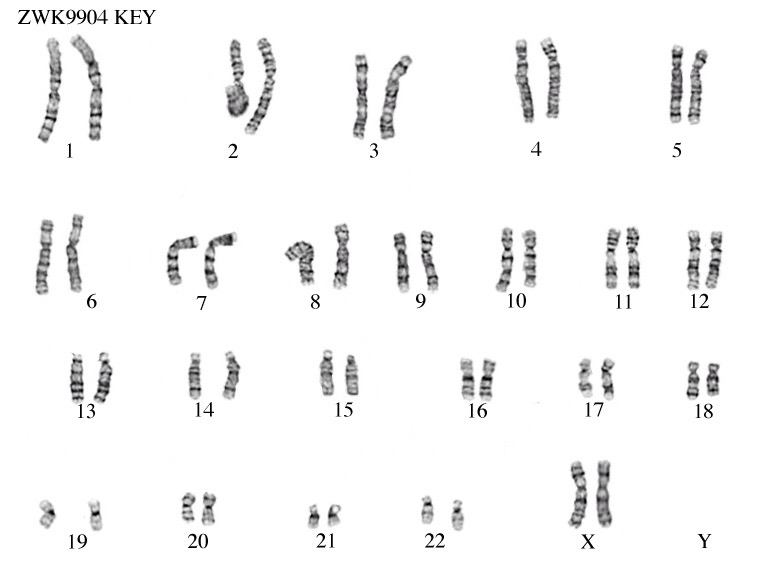
#> input picture images/original.JPG, 768 x 576 px, given in place of original.JPG.bmp, which was not available
$ python log_contrast.py ../images/original.JPG   (older library calls are emulated)
#> lines starting #> are read from the running program, lines starting #| are printed output that depends on the picture; pictures that were not available may be replaced by others from this repository, and a replacement may not be noted
#! /usr/bin/python3

import os, sys, math, string

import numpy as np,  scipy.ndimage

from scipy.misc import imshow
import scipy.fftpack as fftim
from scipy.misc.pilutil import Image

from PIL import Image, ImageOps
import cv2
###from skimage.feature import corner_harris, corner_subpix, corner_peaks


#########################################################################################

in_arg = sys.argv[1]
name = in_arg+'.bmp'
img = cv2.imread(name, cv2.IMREAD_GRAYSCALE)
#> img: shape (576, 768); min 0, max 255, mean 246.1


b = cv2.equalizeHist(img)
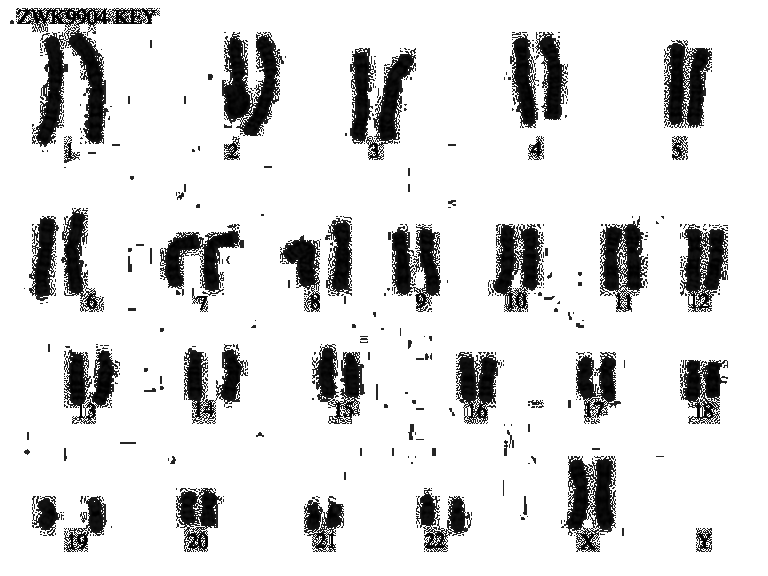
#> b: shape (576, 768); min 0, max 255, mean 220.9
b2 = scipy.misc.toimage(b)
b2.save('hist_'+str(in_arg)+'.png')


log1 = img.astype(float)
log2 = np.max(log1)
#> log2 = 255
log3 = (255.0*np.log(1+log1))/np.log(1+log2)
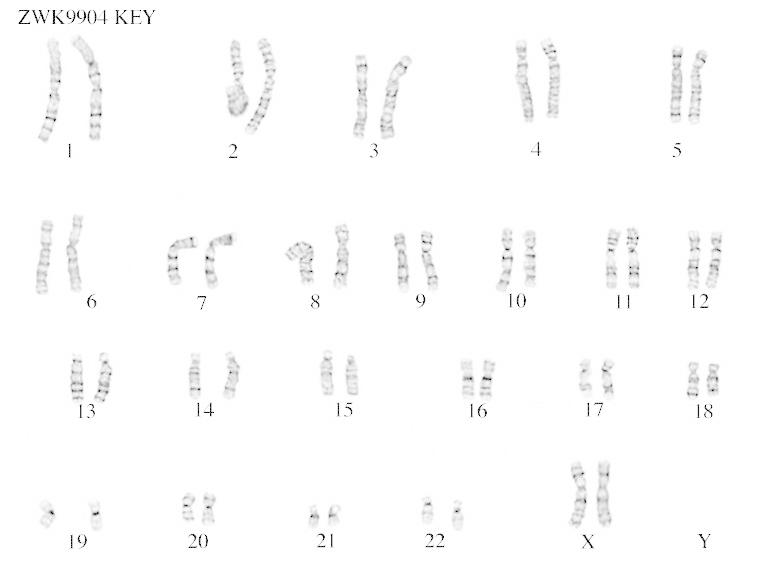
#> log3: shape (576, 768) float64; min 0, max 255, mean 252.3
log4 = log3.astype(int)
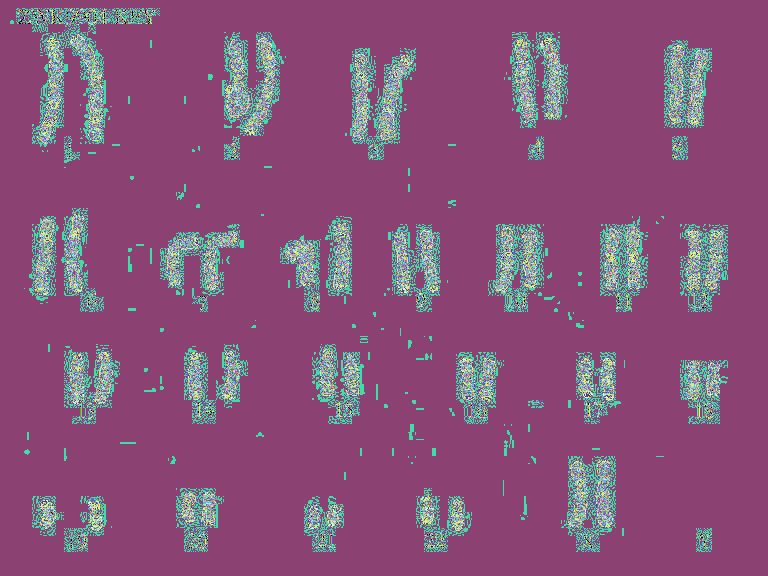
#> log4: shape (576, 768) int64; 125 distinct labels, from 0 to 255; one colour per label, 0 black
log5 = scipy.misc.toimage(log4)
log5.save('log_'+str(in_arg)+'.png')


# [5 lines of commented-out code are left out]
